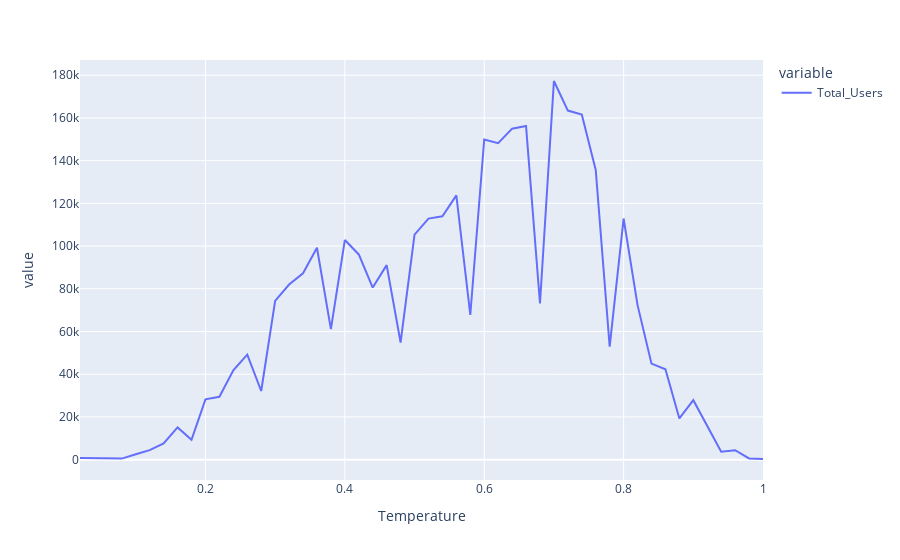

The notebook cell this image was saved under:
### Code cell
px.line(data.groupby('Temperature')['Total_Users'].sum())

### Figure 1 — Plotly figure (JSON) as saved in the notebook; plotly's stock layout.template omitted (floating-point values rounded to 4 significant figures)
{"data": [{"hovertemplate": "variable=Total_Users<br>Temperature=%{x}<br>value=%{y}<extra></extra>", "legendgroup": "Total_Users", "line": {"color": "#636efa", "dash": "solid"}, "marker": {"symbol": "circle"}, "mode": "lines", "name": "Total_Users", "orientation": "v", "showlegend": true, "type": "scatter", "x": [0.02, 0.04, 0.06, 0.08, 0.1, 0.12, 0.14, 0.16, 0.18, 0.2, 0.22, 0.24, 0.26, 0.28, 0.3, 0.32, 0.34, 0.36, 0.38, 0.4, 0.42, 0.44, 0.46, 0.48, 0.5, 0.52, 0.54, 0.56, 0.58, 0.6, 0.62, 0.64, 0.66, 0.68, 0.7, 0.72, 0.74, 0.76, 0.78, 0.8, 0.82, 0.84, 0.86, 0.88, 0.9, 0.92, 0.94, 0.96, 0.98, 1], "xaxis": "x", "y": [712, 570, 672, 480, 2514, 4440, 7605, 15083, 9318, 28230, 29434, 41843, 49170, 32132, 74303, 82015, 87274, 99202, 61087, 102809, 96087, 80566, 91065, 54845, 105366, 112850, 113962, 123756, 67730, 149905, 148185, 154985, 156204, 73129, 177298, 163449, 161587, 135660, 52930, 112897, 72354, 44963, 42307, 19274, 27836, 15681, 3690, 4392, 539, 294], "yaxis": "y"}], "layout": {"autosize": true, "legend": {"title": {"text": "variable"}, "tracegroupgap": 0}, "margin": {"t": 60}, "xaxis": {"anchor": "y", "autorange": true, "domain": [0, 1], "range": [0.02, 1], "title": {"text": "Temperature"}, "type": "linear"}, "yaxis": {"anchor": "x", "autorange": true, "domain": [0, 1], "range": [-9540.0, 187100.0], "title": {"text": "value"}, "type": "linear"}}}
